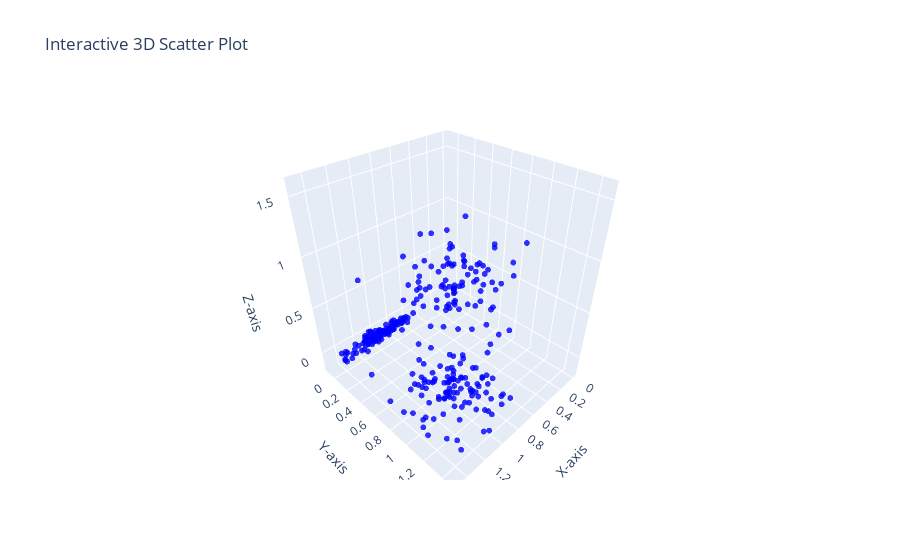

The code cell stored with this chart in its notebook:
### Code cell
# Sample data (replace this with your own 3D data)
x = np.hstack([step1_coords[0],step2_coords[0],step3_coords[0]])
y = np.hstack([step1_coords[1],step2_coords[1],step3_coords[1]])
z = np.hstack([step1_coords[2],step2_coords[2],step3_coords[2]])

# Create a trace for the 3D scatter plot
scatter_trace = go.Scatter3d(
    x=x,
    y=y,
    z=z,
    mode='markers',
    marker=dict(
        size=2,
        color='blue',        # You can customize the color of the markers here
        opacity=0.8,
    )
)

# Create the layout for the 3D plot
layout = go.Layout(
    scene=dict(
        xaxis=dict(title='X-axis'),
        yaxis=dict(title='Y-axis'),
        zaxis=dict(title='Z-axis')
    ),
    title='Interactive 3D Scatter Plot'
)

# Create the figure and add the trace and layout
fig = go.Figure(data=[scatter_trace], layout=layout)

# Show the interactive plot
fig.show()

### Figure 1 — Plotly figure (JSON) as saved in the notebook; plotly's stock layout.template omitted (floating-point values rounded to 4 significant figures; data arrays with more than 128 entries replaced by an {"elided": "..."} marker saying what was removed)
{"data": [{"marker": {"color": "blue", "opacity": 0.8, "size": 2}, "mode": "markers", "type": "scatter3d", "x": {"elided": "303 float values"}, "y": {"elided": "303 float values"}, "z": {"elided": "303 float values"}}], "layout": {"scene": {"xaxis": {"title": {"text": "X-axis"}}, "yaxis": {"title": {"text": "Y-axis"}}, "zaxis": {"title": {"text": "Z-axis"}}}, "title": {"text": "Interactive 3D Scatter Plot"}}}
